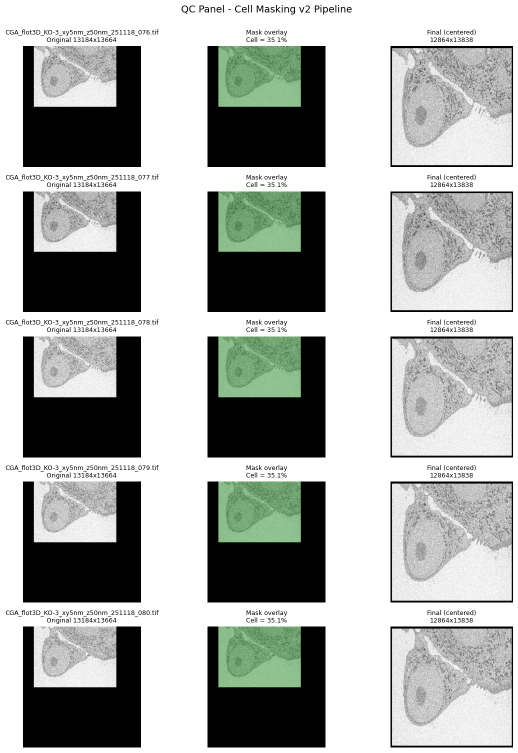
#> input picture docs/images/qc_panel.png, 1035 x 1505 px (shown at 1/2 size)
$ python -i cell_mask_core.py   (imports and definitions only)
#> lines starting #> are read from the running program, lines starting #| are printed output that depends on the picture; after the words box and inside, x2 and y2 are one past the last pixel; in counts of white or black regions, pixels touching at a corner belong together
"""
=============================================================================
 CELL_MASK_CORE.PY
 SBF-SEM Cell Masking Pipeline - Core logic
=============================================================================

 This module can be used in TWO ways :

 1. As a library, imported from the Amira .pyscro module :
        from cell_mask_core import run_pipeline
        run_pipeline(input_dir, output_dir, ..., progress_callback=cb)

 2. As a standalone script from the command line :
        python cell_mask_core.py --input ~/data --output ~/out --output-scale 2

 The pipeline segments the cell in each slice (Otsu + morphology), computes
 a per-slice bounding box, determines a common canvas size, and places each
 cell centered in the canvas. Three TIFF series are output (masked, unmasked,
 binary mask), plus a QC panel, 5 analysis graphs, and 3 CSV files.

 AUTHOR : Hermine Kiossou - M2 Bioinformatics - 2026
=============================================================================
"""

import os
import sys
import glob
import time
import warnings

# [1 line not run here, left out]

import numpy as np
import tifffile

from skimage.filters import threshold_otsu
from skimage.morphology import binary_closing, disk
from skimage.measure import label, regionprops
from scipy.ndimage import binary_fill_holes, zoom, center_of_mass

import matplotlib
# [1 line not run here, left out]
import matplotlib.pyplot as plt
import pandas as pd


# =============================================================================
#  MASK COMPUTATION
# =============================================================================

def compute_cell_mask(image, downsample=4, closing_radius=5,
                      min_area_fraction=0.01):
    """
    Compute a binary mask of the main cell in a 2D image.

    Pipeline:
    1. Downsample image for speed.
    2. Otsu thresholding -> binary image (cell vs background).
    3. Morphological closing -> fill small gaps in membranes.
    4. Fill holes -> close internal cavities.
    5. Keep largest connected component -> remove debris.
    6. Upscale mask back to original resolution.

    Parameters
    ----------
    image : np.ndarray (2D)
    downsample : int
        Factor by which to downsample image before computing mask.
    closing_radius : int
        Radius of the disk structuring element for morphological closing.
    min_area_fraction : float
        Minimum area (relative to total) for a component to be kept.

    Returns
    -------
    mask : np.ndarray (2D, bool)
    threshold_value : int
    """
    small = image[::downsample, ::downsample]

    try:
        thr = threshold_otsu(small)
    except ValueError:
        return np.zeros_like(image, dtype=bool), 0

    binary = small > thr
    binary = binary_closing(binary, disk(closing_radius))
    binary = binary_fill_holes(binary)

    labeled = label(binary)
    if labeled.max() == 0:
        return np.zeros_like(image, dtype=bool), thr

    regions = regionprops(labeled)
    total_area = binary.size
    valid = [r for r in regions if r.area >= min_area_fraction * total_area]
    if not valid:
        return np.zeros_like(image, dtype=bool), thr

    biggest = max(valid, key=lambda r: r.area)
    mask_small = (labeled == biggest.label)

    # Upscale
    zoom_factors = (image.shape[0] / mask_small.shape[0],
                    image.shape[1] / mask_small.shape[1])
    mask_full = zoom(mask_small.astype(np.uint8), zoom=zoom_factors, order=0)
    mask_full = mask_full[:image.shape[0], :image.shape[1]].astype(bool)

    return mask_full, int(thr)


# [441 lines left out: functions get_bbox, scan_slices, compute_canvas_size, process_and_save, generate_analysis_graphs, generate_qc_panel and 1 more, not called in this run]


# =============================================================================
#  COMMAND-LINE ENTRY POINT
# =============================================================================

def _cli_progress(current, total, message):
    print(f"  [{current}/{total}] {message}")


# [29 lines left out: function main, not called in this run]


# [2 lines not run here, left out]

>>> import cv2
>>> picture = cv2.imread('docs/images/qc_panel.png', cv2.IMREAD_GRAYSCALE)
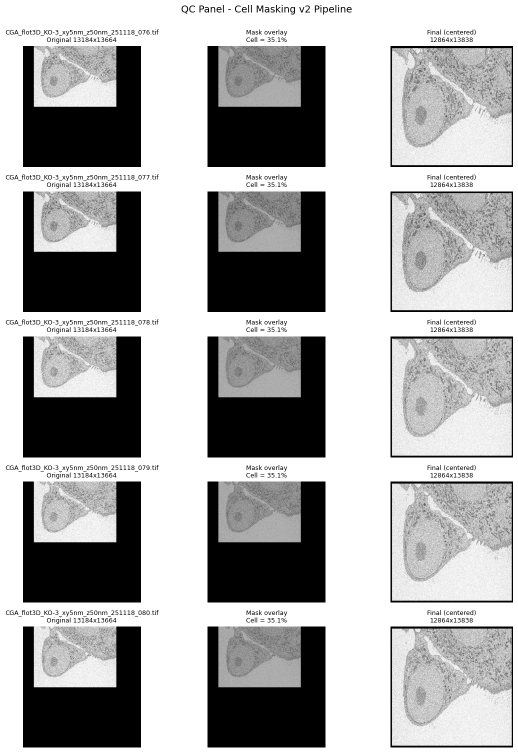
#> picture: shape (1505, 1035) (shown at 1/2 size); min 0, max 255, mean 170.8
>>> result = compute_cell_mask(picture)
#> in compute_cell_mask, `small = image[::downsample, ::downsample]`:
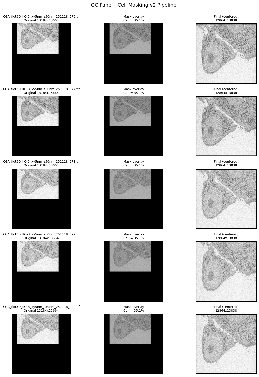
#> small: shape (377, 259); min 0, max 255, mean 171.3
#> in compute_cell_mask, `thr = threshold_otsu(small)`: thr = 117
#> in compute_cell_mask, `binary = small > thr`:
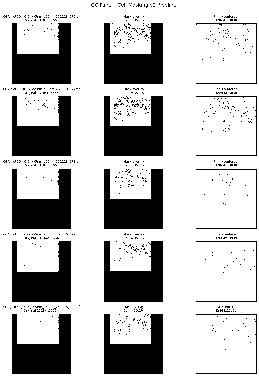
#> binary: shape (377, 259) bool; 74.1% white; 630 black regions (615 under 20 px), largest, box (x1, y1, x2, y2) and area: (104, 241, 163, 302) 2375, (104, 23, 163, 84) 2337, (104, 314, 163, 374) 2313
#> in compute_cell_mask, `binary = binary_closing(binary, disk(closing_radius))`:
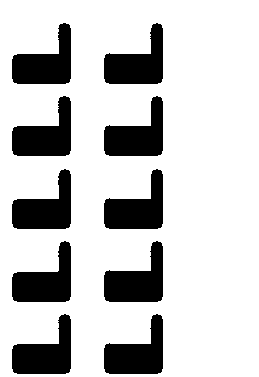
#> binary: shape (377, 259) bool; 78.5% white; 10 black regions
#> in compute_cell_mask, `binary = binary_fill_holes(binary)`: binary: shape (377, 259) bool; every value is 1
#> in compute_cell_mask, `labeled = label(binary)`: labeled: shape (377, 259) int32; every value is 1
#> in compute_cell_mask, `regions = regionprops(labeled)`: regions = 1 regions; box (x1, y1, x2, y2) and area: (0, 0, 259, 377) 97643
#> in compute_cell_mask, `valid = [r for r in regions if r.area >= min_area_fraction * total_area]`: valid has the same summary as regions
#> in compute_cell_mask, `mask_full = zoom(mask_small.astype(np.uint8), zoom=zoom_factors, order..`: mask_full: shape (1505, 1035); every value is 1
